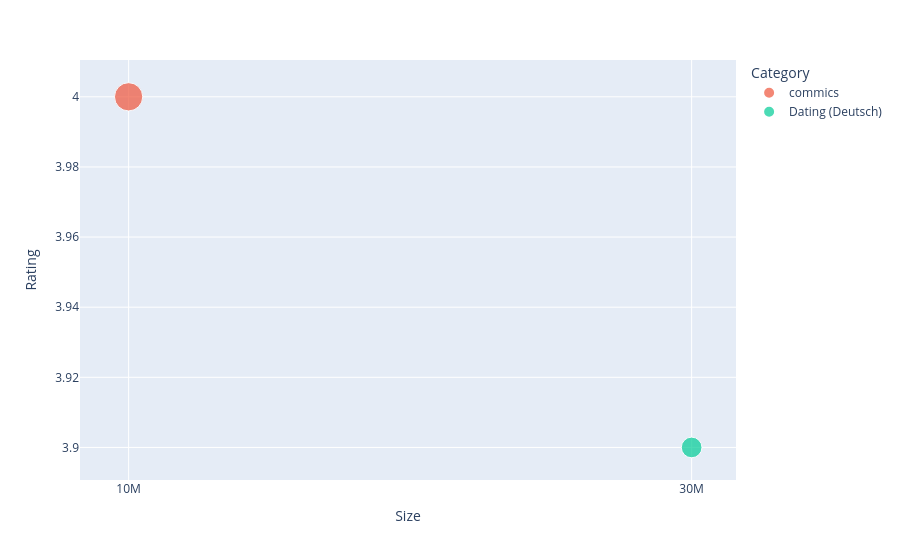

Notebook code cell kept with this figure:
### Code cell
import plotly.express as px
import datetime
import pytz
translation_dict = {
    'Beauty': 'सौंदर्य (Beauty)',
    'business': 'வணிகம் (Business)',
    'Dating': 'Dating (Deutsch)'
}
df_filtered['Category'] = df_filtered['Category'].replace(translation_dict)

IST = pytz.timezone('Asia/Kolkata')
current_time = datetime.datetime.now(IST).time()

start_time = datetime.time(17, 0, 0) 
end_time = datetime.time(19, 0, 0)   

if start_time <= current_time <= end_time:
    print("Time condition matched (5 PM - 7 PM IST). Rendering Bubble Chart...")
    
    # Bubble Chart banana using Plotly Express
    fig = px.scatter(df_filtered, 
                     x="Size", 
                     y="Rating",
                     size="Installs", 
                     color="Category",
                     hover_name="App",
                     title="App Size vs Rating (Size represented by Installs)",
                     color_discrete_map={'Game': 'pink'}) # Game category ko Pink color dena
    fig.show()
else:
    print(f"Current Time is {current_time.strftime('%H:%M:%S')} IST.")
    print("⚠️ Rules ke mutabik: Yeh graph sirf Shaam 5:00 PM se 7:00 PM IST ke beech hi visible hoga!")
    

    print("\n--- Testing View (Graph for your verification) ---")
    fig = px.scatter(df_filtered, x="Size", y="Rating", size="Installs", color="Category", hover_name="App",
                     color_discrete_map={'Game': 'pink'})
    fig.show()

### Figure 1 — Plotly figure (JSON) as saved in the notebook; plotly's stock layout.template omitted (floating-point values rounded to 4 significant figures)
{"data": [{"hovertemplate": "<b>%{hovertext}</b><br><br>Category=commics<br>Size=%{x}<br>Rating=%{y}<br>Installs=%{marker.size}<extra></extra>", "hovertext": ["Manga Reader"], "legendgroup": "commics", "marker": {"color": "#EF553B", "size": [150000], "sizemode": "area", "sizeref": 375, "symbol": "circle"}, "mode": "markers", "name": "commics", "orientation": "v", "showlegend": true, "type": "scatter", "x": ["10M"], "xaxis": "x", "y": [4.0], "yaxis": "y"}, {"hovertemplate": "<b>%{hovertext}</b><br><br>Category=Dating (Deutsch)<br>Size=%{x}<br>Rating=%{y}<br>Installs=%{marker.size}<extra></extra>", "hovertext": ["Dating Match"], "legendgroup": "Dating (Deutsch)", "marker": {"color": "#00cc96", "size": [80000], "sizemode": "area", "sizeref": 375, "symbol": "circle"}, "mode": "markers", "name": "Dating (Deutsch)", "orientation": "v", "showlegend": true, "type": "scatter", "x": ["30M"], "xaxis": "x", "y": [3.9], "yaxis": "y"}], "layout": {"legend": {"itemsizing": "constant", "title": {"text": "Category"}, "tracegroupgap": 0}, "margin": {"t": 60}, "xaxis": {"anchor": "y", "domain": [0, 1], "title": {"text": "Size"}}, "yaxis": {"anchor": "x", "domain": [0, 1], "title": {"text": "Rating"}}}}
